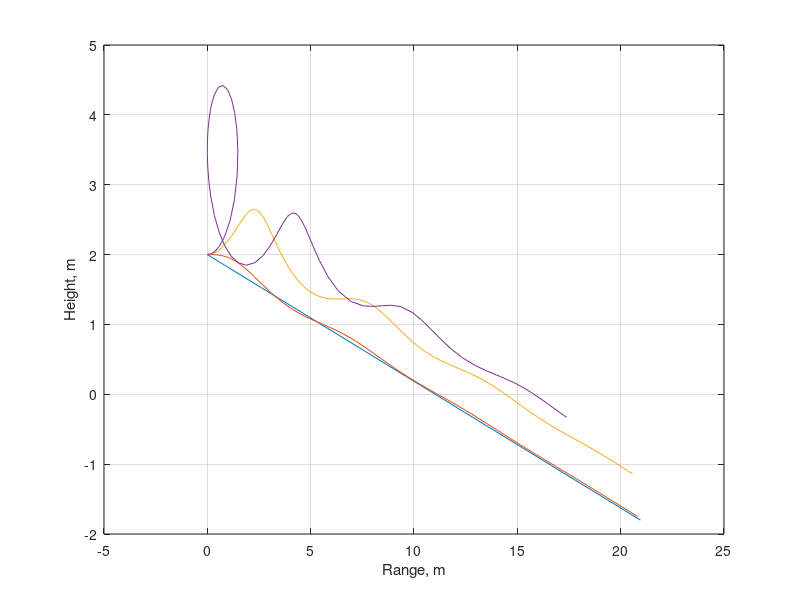
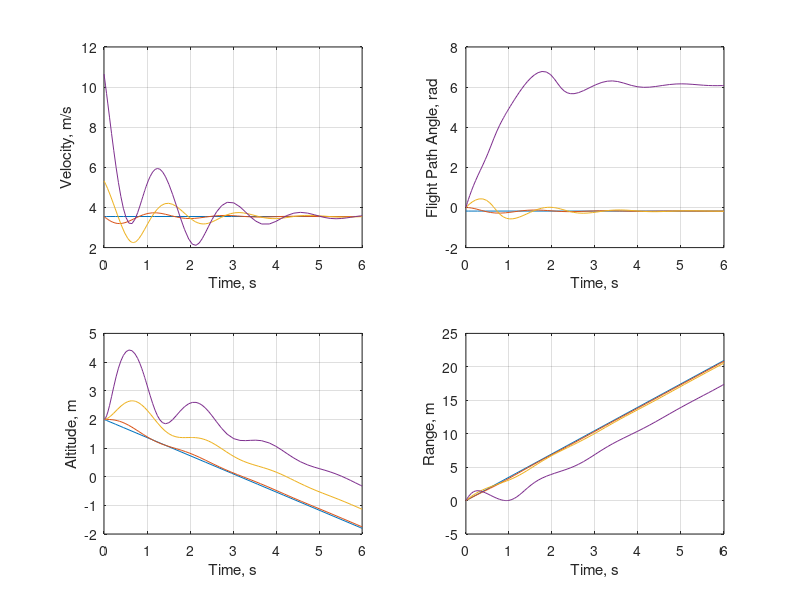

The MATLAB source for these figures, in order:
%	Example 1.3-1 Paper Airplane Flight Path
%	Copyright 2005 by Robert Stengel
%	August 23, 2005

%adding this 
 
function FinalFunc
disp("Toby");
	global CL CD S m g rho	
	S		=	0.017;			% Reference Area, m^2
	AR		=	0.86;			% Wing Aspect Ratio
	e		=	0.9;			% Oswald Efficiency Factor;
	m		=	0.003;			% Mass, kg
	g		=	9.8;			% Gravitational acceleration, m/s^2
	rho		=	1.225;			% Air density at Sea Level, kg/m^3	
	CLa		=	3.141592 * AR/(1 + sqrt(1 + (AR / 2)^2));
							% Lift-Coefficient Slope, per rad
	CDo		=	0.02;			% Zero-Lift Drag Coefficient
	epsilon	=	1 / (3.141592 * e * AR);% Induced Drag Factor	
	CL		=	sqrt(CDo / epsilon);	% CL for Maximum Lift/Drag Ratio
	CD		=	CDo + epsilon * CL^2;	% Corresponding CD
	LDmax	=	CL / CD;			% Maximum Lift/Drag Ratio
	Gam		=	-atan(1 / LDmax);	% Corresponding Flight Path Angle, rad
	V		=	sqrt(2 * m * g /(rho * S * (CL * cos(Gam) - CD * sin(Gam))));
							% Corresponding Velocity, m/s
	Alpha	=	CL / CLa;			% Corresponding Angle of Attack, rad
	
%	a) Equilibrium Glide at Maximum Lift/Drag Ratio
	H		=	2;			% Initial Height, m
	R		=	0;			% Initial Range, m
	to		=	0;			% Initial Time, sec
	tf		=	6;			% Final Time, sec
	tspan	=	[to tf];
	xo		=	[V;Gam;H;R];
	[ta,xa]	=	ode23(@EqMotion,tspan,xo);
	
%	b) Oscillating Glide due to Zero Initial Flight Path Angle
	xo		=	[V;0;H;R];
	[tb,xb]	=	ode23(@EqMotion,tspan,xo);

%	c) Effect of Increased Initial Velocity
	xo		=	[1.5*V;0;H;R];
	[tc,xc]	=	ode23(@EqMotion,tspan,xo);

%	d) Effect of Further Increase in Initial Velocity
	xo		=	[3*V;0;H;R];
	[td,xd]	=	ode23(@EqMotion,tspan,xo);
	
	figure
	plot(xa(:,4),xa(:,3),xb(:,4),xb(:,3),xc(:,4),xc(:,3),xd(:,4),xd(:,3))
	xlabel('Range, m'), ylabel('Height, m'), grid

	figure
	subplot(2,2,1)
	plot(ta,xa(:,1),tb,xb(:,1),tc,xc(:,1),td,xd(:,1))
	xlabel('Time, s'), ylabel('Velocity, m/s'), grid
	subplot(2,2,2)
	plot(ta,xa(:,2),tb,xb(:,2),tc,xc(:,2),td,xd(:,2))
	xlabel('Time, s'), ylabel('Flight Path Angle, rad'), grid
	subplot(2,2,3)
	plot(ta,xa(:,3),tb,xb(:,3),tc,xc(:,3),td,xd(:,3))
	xlabel('Time, s'), ylabel('Altitude, m'), grid
	subplot(2,2,4)
	plot(ta,xa(:,4),tb,xb(:,4),tc,xc(:,4),td,xd(:,4))
	xlabel('Time, s'), ylabel('Range, m'), grid
end

	function xdot = EqMotion(t,x)
%	Fourth-Order Equations of Aircraft Motion
    
	global CL CD S m g rho
	
	V 	=	x(1);
	Gam	=	x(2);
	q	=	0.5 * rho * V^2;	% Dynamic Pressure, N/m^2
	
	xdot	=	[(-CD * q * S - m * g * sin(Gam)) / m
				 (CL * q * S - m * g * cos(Gam)) / (m * V)
				 V * sin(Gam)
				 V * cos(Gam)];
    end